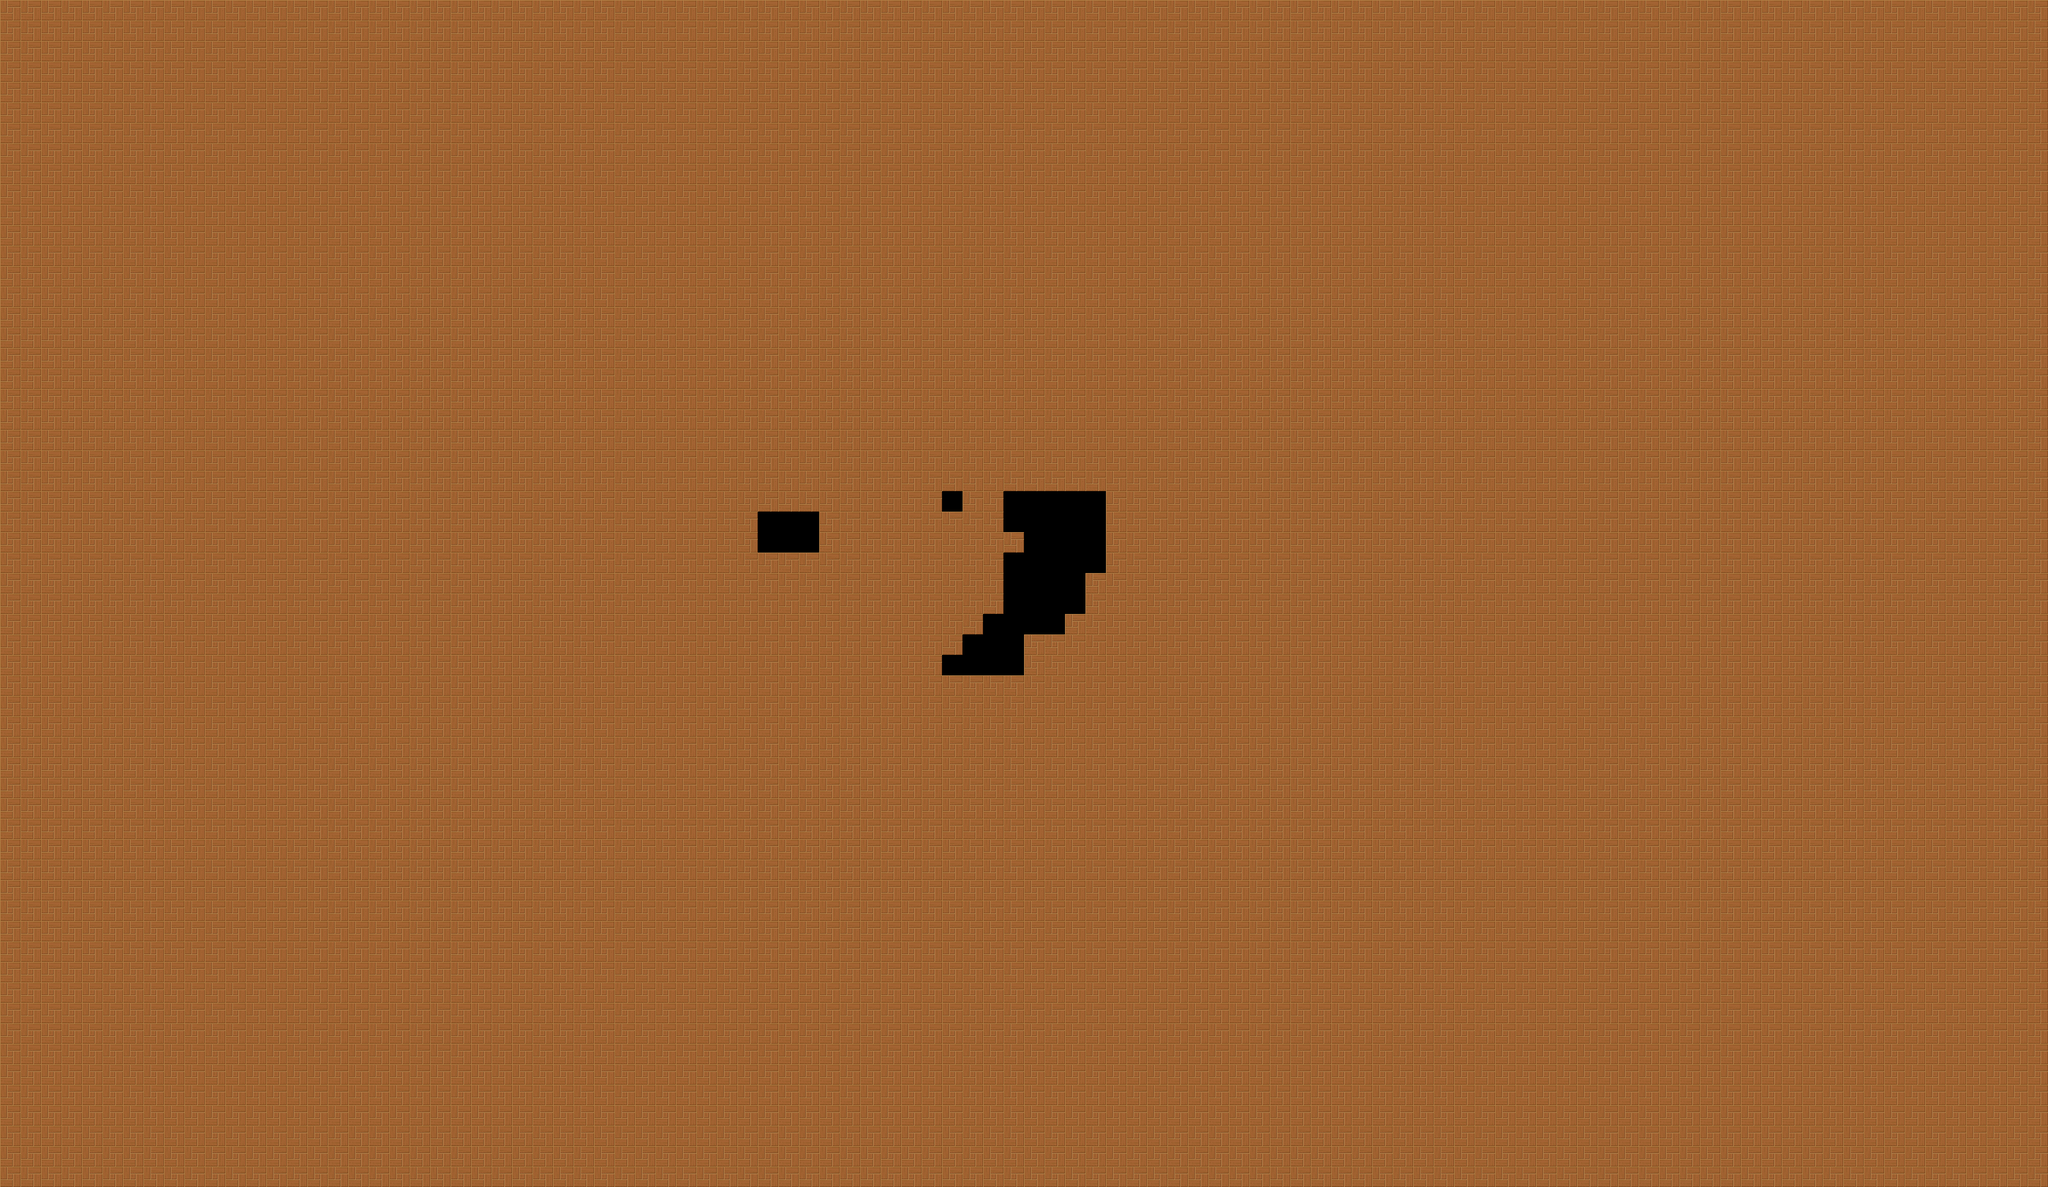

Below is a game level as drawn by its tile map, then a one-line description and the .tmx that defines it (tile-layer data replaced by summaries):
An orthogonal 100x58 tile map with 32x32 px tiles, 1 tile layer (Tile Layer 1).

<map version="1.2" tiledversion="1.2.1" orientation="orthogonal" renderorder="right-down" width="100" height="58" tilewidth="32" tileheight="32" infinite="0" nextlayerid="2" nextobjectid="1">
 <tileset firstgid="1" name="tileset" tilewidth="32" tileheight="32" tilecount="1320" columns="4">
  <image source="tile2map32.png" width="128" height="10560" />
 </tileset>
 <layer id="1" name="Tile Layer 1" width="100" height="58">
  <data>[5800 cells, 5755 non-empty, 1 distinct tile ids]</data>
 </layer>
</map>
